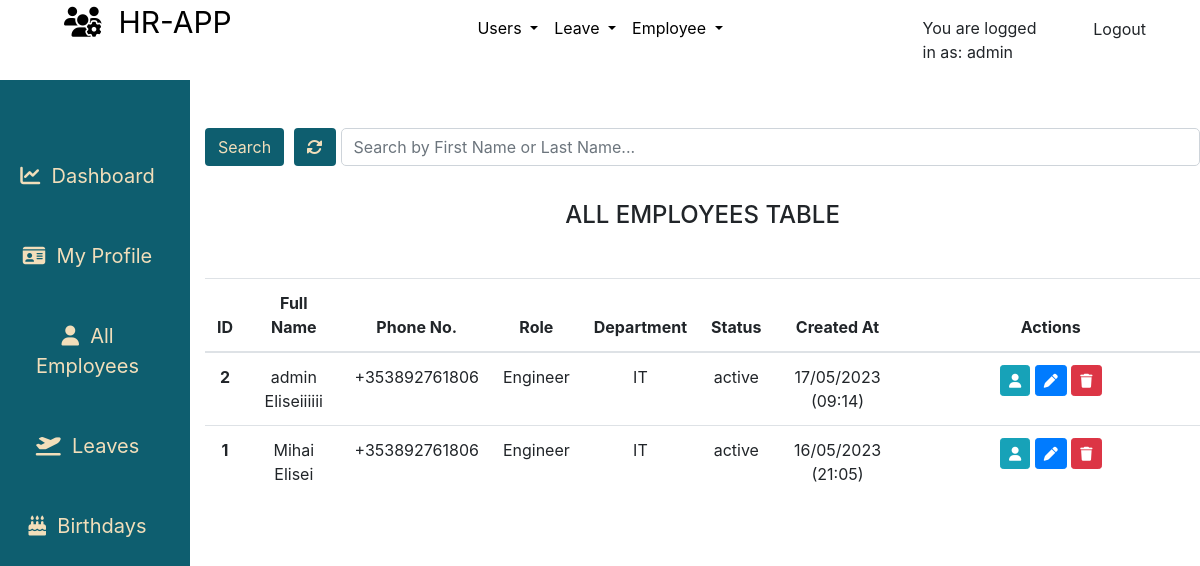
Screenshot of /employees/ (signed in) with the database file from the repository.
### employees/models.py (models this page shows, shortened)
class Employee(models.Model):
    MALE = 'male'
    FEMALE = 'female'
    GENDER = (
    (MALE, 'Male'),
    (FEMALE, 'Female'),
    )
    MR = 'Mr'
    MRS = 'Mrs'
    MSS = 'Mss'
    DR = 'Dr'
    SIR = 'Sir'
    MADAM = 'Madam'
    TITLE = (
    (MR, 'Mr'),
    (MRS, 'Mrs'),
    (MSS, 'Mss'),
    (DR, 'Dr'),
    (SIR, 'Sir'),
    (MADAM, 'Madam'),
    )
    FULL_TIME = 'Full-Time'
    PART_TIME = 'Part-Time'
    CONTRACT = 'Contract'
    INTERN = 'Intern'
    EMPLOYEETYPE = (
    (FULL_TIME, 'Full-Time'),
    (PART_TIME, 'Part-Time'),
    (CONTRACT, 'Contract'),
    (INTERN, 'Intern'),
    )
    MASTERS = 'Masters Degree'
    BACHELOR = 'Bachelor Degree'
    ADVANCED = 'Craft / Higher Certificate'
    LEAVING = 'Leaving Certificate'
    JUNIOR = 'Junior Certificate'
    OTHER = 'Other'
    EDUCATIONAL_LEVEL = (
    (MASTERS, 'Masters Degree'),
    (BACHELOR, 'Bachelor Degree'),
    (ADVANCED, 'Craft / Higher Certificate'),
    (LEAVING, 'Leaving Certificate'),
    (JUNIOR, 'Junior Certificate'),
    (OTHER, 'Other'),
    )
    id = models.CharField(_('Employee ID Number'), max_length=10, null=False, blank=False, primary_key=True)
    user = models.ForeignKey(User, on_delete=models.CASCADE, default=None)
    title = models.CharField(_('Title'), max_length=5, default=MR, choices=TITLE, blank=False, null=False)
    firstname = models.CharField(_('First Name'), max_length=125, null=False, blank=False)
    lastname = models.CharField(_('Last Name'), max_length=125, null=False, blank=False)
    othername = models.CharField(_('Other Name (optional)'), max_length=125, null=True, blank=True)
    sex = models.CharField(_('Gender'), max_length=9, choices=GENDER, blank=False)
    email = models.CharField(_('Email'), max_length=255, default=None, blank=False, null=False)
    tel = PhoneNumberField(null=False, blank=False, verbose_name='Phone Number', help_text= 'Enter number with Country Code Eg. +353000000000')
    birthday = models.DateField(_('Birthday'),blank=False,null=False)
    nationality = models.ForeignKey(Nationality, verbose_name=_('Nationality'), on_delete=models.SET_NULL, null=True, default=None)
    address = models.CharField(_('Address'), help_text='address of current residence', max_length=125, null=True, blank=True)
    education = models.CharField(_('Education'),help_text='Highest educational level', max_length=26, choices=EDUCATIONAL_LEVEL, blank=False, null=True)
    lastwork = models.CharField(_('Last Place of Work'), help_text='Where was the last place you worked ?', max_length=125, null=True, blank=True)
    position = models.CharField(_('Position Held'),help_text='What position where you in your last place of work ?', max_length=255, null=True, blank=True)
    department = models.ForeignKey(Department, verbose_name =_('Department'), on_delete=models.SET_NULL, null=True, default=None)
    role = models.ForeignKey(Role, verbose_name=_('Role'), on_delete=models.SET_NULL, null=True, default=None)
    startdate = models.DateField(_('Employement Date'), help_text='date of employement', blank=False, null=True)
    employeetype = models.CharField(_('Employee Type'), max_length=15, default=FULL_TIME, choices=EMPLOYEETYPE, blank=False, null=True)
    dateissued = models.DateField(_('Date Issued'), help_text='date staff id was issued', blank=False, null=True)
    created = models.DateTimeField(verbose_name=_('Created'), auto_now_add=True, null=True)
    is_blocked = models.BooleanField(_('Is Blocked'),help_text='button to toggle employee block and unblock',default=False)
    is_deleted = models.BooleanField(_('Is Deleted'),help_text='button to toggle employee deleted and undelete',default=False)
    objects = EmployeeManager()
    class Meta:
        verbose_name = _('Employee')
        verbose_name_plural = _('Employees')
        ordering = ['-created']
    @property
    def get_full_name(self):
        fullname = ''
        firstname = self.firstname
        lastname = self.lastname
        othername = self.othername
        if (firstname and lastname) or othername is None:
            fullname = firstname + ' ' + lastname
            return fullname
        elif othername:
            fullname = firstname + ' ' + lastname + ' ' + othername
            return fullname
        return

class Role(models.Model):
    name = models.CharField(max_length=125)
    description = models.CharField(max_length=125, null=True, blank=True)
    created = models.DateTimeField(verbose_name=_('Created'), auto_now_add=True)
    updated = models.DateTimeField(verbose_name=_('Updated'), auto_now=True)
    class Meta:
        verbose_name = _('Role')
        verbose_name_plural = _('Roles')
        ordering = ['name', 'created']
    def __str__(self):
        return self.name

class Department(models.Model):
    name = models.CharField(max_length=125)
    description = models.CharField(max_length=125, null=True, blank=True)
    created = models.DateTimeField(verbose_name=_('Created'), auto_now_add=True)
    updated = models.DateTimeField(verbose_name=_('Updated'), auto_now=True)
    class Meta:
        verbose_name = _('Department')
        verbose_name_plural = _('Departments')
        ordering = ['name', 'created']
    def __str__(self):
        return self.name

### employees/views.py (the view)
# urls.py: path('', views.all_employees, name='employees'),
def all_employees(request):
    if not (request.user.is_authenticated and request.user.is_superuser and request.user.is_staff):
        return redirect('/')
    dataset = dict()
    departments = Department.objects.all()
    employees = Employee.objects.all()
    query = request.GET.get('search')
    if query:
        employees = employees.filter(
			Q(firstname__icontains=query) |
			Q(lastname__icontains=query)
			)
    paginator = Paginator(employees, 5)  # show 5 employees per page
    page = request.GET.get('page')
    employees_paginated = paginator.get_page(page)
    dataset['employee_list'] = employees_paginated
    dataset['departments'] = departments
    dataset['all_employees'] = Employee.objects.all()
    dataset['title'] = 'All Employees'
    return render(request, 'employees/all_employees.html', dataset)

### employees/templates/employees/all_employees.html (shortened to what this page needs)
{% extends "base.html" %}
{% load static %}
{% block content %}
<div class="container-fluid">
    <div class="row flex-nowrap mt-0">
        <div class="col-auto col-md-2 col-xl-2 px-sm-2 px-0 teal-color beige-color">
            <div class="d-flex flex-column align-items-center align-items-sm-start px-3 pt-2 min-vh-100">
                <ul class="nav nav-pills flex-column mb-sm-auto mt-5 align-items-center align-items-sm-right" id="menu"
                    style="width: 100%;">
                    <li class="nav-item sidebar-item">
                        <a href="{% url 'home' %}" class="nav-link align-middle px-0">
                            <i class="fas fa-chart-line"></i><span class="ms-1 d-none d-sm-inline">&nbsp; Dashboard</span>
                        </a>
                    </li>
                    <li class="nav-item sidebar-item">
                        <a href="{% url 'userprofile' %}" class="nav-link align-middle px-0">
                            <i class="fas fa-id-card"></i><span class="ms-1 d-none d-sm-inline">&nbsp; My Profile</span>
                        </a>
                    </li>
                    {% if request.user.is_superuser and request.user.is_staff %}
                    <li class="nav-item sidebar-item">
                        <a href="{% url 'employees' %}" class="nav-link align-middle px-0">
                            <i class="fas fa-user"></i><span class="ms-1 d-none d-sm-inline">&nbsp; All Employees</span>
                        </a>
                    </li>
                    {% endif %}
                    <li class="nav-item sidebar-item">
                        <a href="#" class="nav-link align-middle px-0">
                            <i class="fas fa-plane-departure"></i><span class="ms-1 d-none d-sm-inline">&nbsp; Leaves</span>
                        </a>
                    </li>
                    <li class="nav-item sidebar-item">
                        <a href="{% url 'birthdays' %}" class="nav-link align-middle px-0">
                            <i class="fas fa-birthday-cake"></i><span class="ms-1 d-none d-sm-inline">&nbsp; Birthdays</span>
                        </a>
                    </li>
                </ul>
            </div>
        </div>
        <div class="col-10">
            <div class="content scroll-form">
                <div class="container-fluid">
                  <div class="row" style="margin-bottom: 2.2rem;margin-top: 3rem;">
                    <div class="col-lg-12">
                      <form action="" method="GET">
                        <div class="input-group">
                          <span class="input-group-btn">
                            <button class="btn btn-default teal-color beige-color" style="margin-right: 5px;" type="button">Search</button>
                            <a href="{% url 'employees' %}" class="btn teal-color beige-color" style="margin-right: 5px;"><i class="fas fa-sync-alt"></i></a>
                          </span>
                          <input type="search" value="{{request.GET.search}}" name="search" class="form-control search" placeholder="Search by First Name or Last Name..." style="border-radius: 5px;">
                        </div>
                      </form>
                    </div>
                  </div>
                </div>
                <div class="table-responsive table-shadow">
                  <div class="text-center table-description">
                    <h4 class="table-title">ALL EMPLOYEES TABLE</h4>
                  </div>
                  <table class="table mt-5">
                    <thead style="text-align: center;">
                      <tr>
                        <th scope="col">ID</th>
                        <th scope="col">Full Name</th>
                        <th scope="col" class="hide">Phone No.</th>
                        <th scope="col" class="hide">Role</th>
                        <th scope="col">Department</th>
                        <th scope="col" class="hide">Status</th>
                        <th scope="col" class="hide">Created At</th>
                        <th scope="col" style="width: 30%;">Actions</th>
                      </tr>
                    </thead>
                    <tbody style="text-align: center;">
                      {% for employee in employee_list %}
                      <tr>
                        {% if employee.id %}
                          <th scope="row">{{ employee.id }}</th>
                        {% else %}
                          <th scope="row">-</th>
                        {% endif %}
                        <td>{{ employee.get_full_name }}</td>
                        <td class="hide">{{ employee.tel }}</td>
                        <td class="hide">{{ employee.role }}</td>
                        <td>{{ employee.department }}</td>
                        {% if employee.is_blocked %}
                        <td class="hide">Inactive</td>
                        {% else %}
                        <td class="hide">active</td>
                        {% endif %}
                        <td class="hide">{{ employee.created | date:'d/m/Y (H:i)' }}</td>
                        <td>
                          <a href="{% url 'employeeinfo' employee.id %}" class="btn btn-sm btn-info btn-edit" title="Profile">
                            <i class="fas fa-user"></i>
                          </a>
                          <a href="{% url 'edit' employee.id %}" class="btn btn-sm btn-primary btn-edit" title="Edit Employee">
                            <i class="fas fa-pen"></i>
                          </a>
                          <a href="{% url 'delete_employee' employee.id %}" class="btn btn-sm btn-danger btn-edit" title="Delete Employee">
                            <i class="fas fa-trash"></i>
                          </a>
                        </td>
                      </tr>
                      {% endfor %}
                    </tbody>
                  </table>
                </div>
              </div>
        </div>
    </div>
</div>
{% endblock %}

### templates/base.html (shortened to what this page needs)
{% load static %}
<!doctype html>
<html lang="en">
<head>
    {% block corecss %}
    <link rel="stylesheet" href="https://stackpath.bootstrapcdn.com/bootstrap/4.4.1/css/bootstrap.min.css"
>
    <link rel="stylesheet" href="{% static 'css/base.css' %}">
    <link rel="stylesheet" href="https://cdn.jsdelivr.net/npm/flatpickr/dist/flatpickr.min.css">
    {% endblock %}
<body>
    <header class="container-fluid">
        <div class="row">
            <div class="col-{% if user.is_authenticated %}3{% else %}9{% endif %}">
                <div class="mx-3 pl-5">
                    <a href="#" class="main-logo-link logo-font text-black main-logo">
                        {% block navbar-content %}
                        <i class="fas fa-users-cog"></i>&nbsp;&nbsp;HR-APP
                        {% endblock navbar-content %}
                    </a>
                </div>
            </div>
            {% if user.is_authenticated %}
            {% if request.user.is_superuser %}
            <div class="col-6">
                <nav class="navbar navbar-expand-lg">
                    <ul class="navbar-nav mr-auto mx-auto">
                        <li class="nav-item dropdown">
                            <a class="nav-link dropdown-toggle  text-black" href="#" role="button" data-toggle="dropdown" aria-expanded="false">
                              Users
                            </a>
                        </li>
                        <li class="nav-item dropdown">
                            <a class="nav-link dropdown-toggle  text-black" href="#" role="button" data-toggle="dropdown" aria-expanded="false">
                                Leave
                            </a>
                        </li>
                        <li class="nav-item dropdown">
                            <a class="nav-link dropdown-toggle  text-black" href="#" role="button" data-toggle="dropdown" aria-expanded="false">
                                Employee
                            </a>
                        </li>
                    </ul>
                </nav>
            </div>
            {% endif %}
            {% endif %}
            <div class="col-3">
                {% if user.is_authenticated %}
                <div class="row ">
                    <div class="col-6 ">
                        <p class="pt-3">You are logged in as: <span>{{ request.user }}</span></p>
                    </div>
                    <div class="col-6">
                        <a href="{% url 'account_logout' %}" class="btn btn-md p-3" id="btn-nav">Logout</a>
                    </div>
                </div>
                {% else %}
                <a href="{% url 'account_login' %}" class="btn btn-md" id="btn-nav">Login</a>
                {% endif %}
            </div>
        </div>
    </header>
    {% block content %}
    {% endblock %}
</body>
</html>

### static/css/base.css (style rules this page uses)
html, body { padding: 0; height: 100%; margin: 0; max-width: 100%; }
.teal-color { background-color: #0E5E6F; }
.beige-color { color:#F2DEBA; }
.text-black { color: #000 !important; }
.logo-font { text-transform: uppercase; }
.main-logo { font-size: 30px; }
.sidebar-item a { text-decoration: none; color:#F2DEBA; font-size: 20px; text-align: center; padding: 25px; }
.nav-pills { text-align: center!important; }
.container-fluid { margin: 0; padding: 0; }
.scroll-form { overflow: scroll; max-height: 80vh; }

### rows the page displays
Employee: id "2", get_full_name "admin Eliseiiiiii", tel "+353892761806", role "Engineer", department "IT", is_blocked "active", created "17/05/2023 (09:14)"
Employee: id "1", get_full_name "Mihai Elisei", tel "+353892761806", role "Engineer", department "IT", is_blocked "active", created "16/05/2023 (21:05)"

### other values shown
{{ request.user }} "admin"
